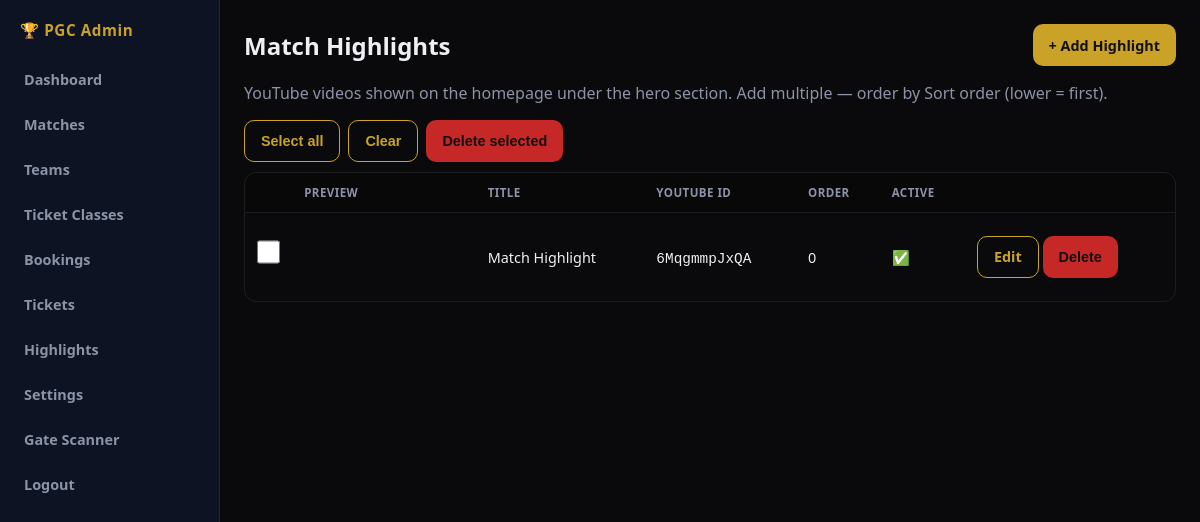
/admin/highlights (signed in), run on the app's committed database.
### app/models/highlight.py (models this page shows, shortened)
class Highlight(db.Model):
    __tablename__ = 'highlights'
    id = db.Column(db.Integer, primary_key=True)
    title = db.Column(db.String(200), default='Match Highlight')
    youtube_id = db.Column(db.String(20), nullable=False)
    description = db.Column(db.String(500), default='')
    sort_order = db.Column(db.Integer, default=0)
    is_active = db.Column(db.Boolean, default=True)
    created_at = db.Column(db.DateTime, default=lambda: datetime.now(timezone.utc))

### app/routes/admin.py (the view)
@admin_bp.route('/highlights')
@login_required
def highlights():
    items = Highlight.query.order_by(Highlight.sort_order.asc(), Highlight.id.desc()).all()
    return render_template('admin/highlights.html', items=items)

### app/models/user.py (called while the page is built)
@login_manager.user_loader
def load_user(user_id):
    return User.query.get(int(user_id))

### app/templates/admin/highlights.html (shortened to what this page needs)
{% extends "admin/base.html" %}
{% block content %}
<div style="display:flex;justify-content:space-between;align-items:center;flex-wrap:wrap;gap:12px;margin-bottom:16px">
  <h2>Match Highlights</h2>
  <a class="btn" href="{{ url_for('admin.highlight_new') }}">+ Add Highlight</a>
</div>
<p style="color:var(--muted);margin-bottom:16px">YouTube videos shown on the homepage under the hero section. Add multiple — order by Sort order (lower = first).</p>
<form method="post" action="{{ url_for('admin.highlight_bulk_delete') }}">
  <div style="margin-bottom:10px;display:flex;gap:8px;flex-wrap:wrap">
    <button type="button" class="btn btn-outline" onclick="document.querySelectorAll('.row-cb').forEach(c=>c.checked=true)">Select all</button>
    <button type="button" class="btn btn-outline" onclick="document.querySelectorAll('.row-cb').forEach(c=>c.checked=false)">Clear</button>
    <button data-confirm="Delete selected highlights?" type="submit" class="btn" style="background:#c62828">Delete selected</button>
  </div>
  <table>
    <tr>
      <th></th>
      <th>Preview</th>
      <th>Title</th>
      <th>YouTube ID</th>
      <th>Order</th>
      <th>Active</th>
      <th></th>
    </tr>
    {% for h in items %}
    <tr>
      <td><input class="row-cb" type="checkbox" name="ids" value="{{ h.id }}"></td>
      <td>
      </td>
      <td>{{ h.title }}</td>
      <td><code>{{ h.youtube_id }}</code></td>
      <td>{{ h.sort_order }}</td>
      <td>{% if h.is_active %}✅{% else %}—{% endif %}</td>
      <td style="white-space:nowrap">
        <a class="btn btn-outline" href="{{ url_for('admin.highlight_edit', id=h.id) }}">Edit</a>
        <form method="post" action="{{ url_for('admin.highlight_delete', id=h.id) }}" style="display:inline">
          <button data-confirm="Delete this highlight?" type="submit" class="btn" style="background:#c62828">Delete</button>
        </form>
      </td>
    </tr>
    {% else %}
    <tr><td colspan="7" style="color:var(--muted)">No highlights yet. Click “+ Add Highlight”.</td></tr>
    {% endfor %}
  </table>
</form>
{% endblock %}

### app/static/css/admin.css (style rules this page uses)
:root { --bg: #0a0a0c; --side: #0d1322; --gold: #c9a227; --gold-light: #ffd54f; --text: #eef0f4; --muted: #8b93a7; --card: #121a2b; --border: rgba(255,255,255,0.08); --safe-bottom: env(safe-area-inset-bottom, 0px); --safe-top: env(safe-area-inset-top, 0px); }
*, *::before, *::after { box-sizing: border-box; margin: 0; padding: 0; }
html { -webkit-text-size-adjust: 100%; }
body { font-family: system-ui, -apple-system, 'Segoe UI', sans-serif; background: var(--bg); color: var(--text); display: flex; min-height: 100vh; min-height: 100dvh; -webkit-font-smoothing: antialiased; }
a { color: var(--gold-light); }
table { width: 100%; border-collapse: collapse; font-size: 0.9rem; min-width: 520px; }
th, td { padding: 12px; text-align: left; border-bottom: 1px solid var(--border); }
th { color: var(--muted); font-size: 0.72rem; text-transform: uppercase; letter-spacing: 0.04em; background: rgba(0,0,0,0.25); }
tr:last-child td { border-bottom: none; }
.btn { display: inline-flex; align-items: center; justify-content: center; gap: 6px; padding: 10px 16px; border-radius: 10px; background: var(--gold); color: #111; font-weight: 700; border: none; cursor: pointer; text-decoration: none; font-size: 0.9rem; min-height: 42px; -webkit-tap-highlight-color: transparent; }
.btn-outline { background: transparent; border: 1px solid var(--gold); color: var(--gold); }
input, select, textarea { padding: 12px 14px; border-radius: 10px; border: 1px solid var(--border); background: #0a0e18; color: var(--text); margin: 4px 0 14px; width: 100%; max-width: 420px; font-size: 16px; min-height: 46px; }

### data on the page
Highlight: title "Match Highlight", youtube_id "6MqgmmpJxQA", sort_order "0"
